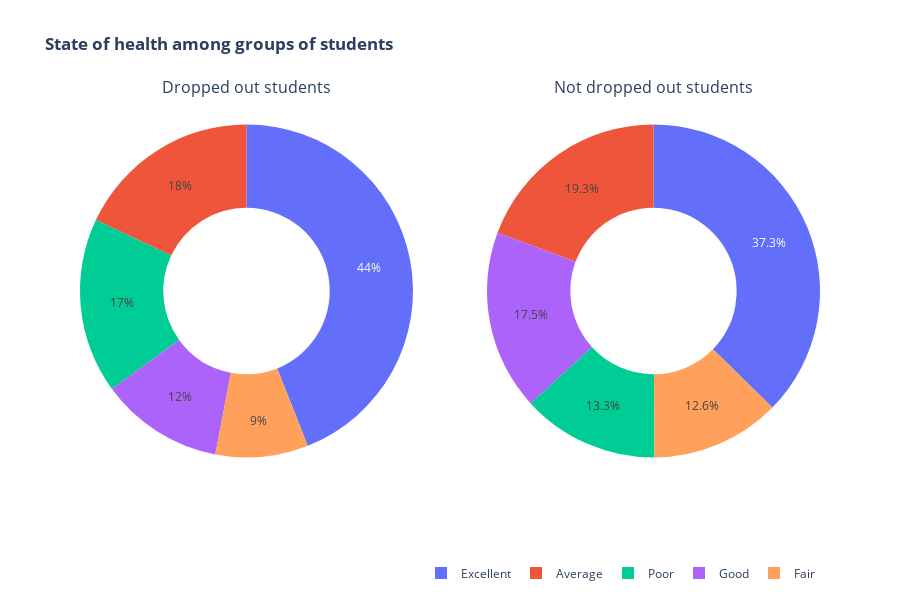

Here is the notebook cell this chart was saved with:
### Code cell
# тот же самый вид диаграмм, но для другой характеристики - состояния здоровья студентов

students_groups = pd.DataFrame(df.groupby(['drop_marking', 'state_of_health'])['id'].count()).reset_index()
students_groups_dropped = students_groups[students_groups['drop_marking'] == 'dropped_out']
students_groups_not_dropped = students_groups[students_groups['drop_marking'] == 'not_dropped_out']

fig = make_subplots(rows=1, cols=2,
                    specs=[[{'type': 'pie'}, {'type': 'pie'}]],
                    subplot_titles=['''Dropped out students''', 'Not dropped out students'])

fig.add_trace(go.Pie(labels=students_groups_dropped['state_of_health'], 
                     values=students_groups_dropped['id'], 
                     name='Dropped out students', hole=0.5), 
                     row=1, col=1)

fig.add_trace(go.Pie(labels=students_groups_not_dropped['state_of_health'], 
                     values=students_groups_not_dropped['id'], 
                     name='Not dropped out students', hole=0.5), 
                     row=1, col=2)


fig.update_layout(
    title_text="<b>State of health among groups of students<b>",
    height=600,
    showlegend=True,
    legend=dict(
        orientation='h',
        y=-0.2,
        xanchor="right",
        x=1
    ),
)

fig.show()

# относительно анализируемого показателя отсутствуют выраженные отличия между студентами из разных групп
# процент студентов с "крайне низким" состоянием здоровья в группе отчисленных несколько выше (17%), чем для
# противоположной группы (13%); так же среди неотчисленных студентов процент учащихся с "хорошим" состоянием здоровья
# также несколько выше (около 18% против 12%)

### Figure 1 — Plotly figure (JSON) as saved in the notebook; plotly's stock layout.template omitted (floating-point values rounded to 4 significant figures)
{"data": [{"domain": {"x": [0, 0.45], "y": [0, 1]}, "hole": 0.5, "labels": ["Average", "Excellent", "Fair", "Good", "Poor"], "name": "Dropped out students", "type": "pie", "values": [18, 44, 9, 12, 17]}, {"domain": {"x": [0.55, 1], "y": [0, 1]}, "hole": 0.5, "labels": ["Average", "Excellent", "Fair", "Good", "Poor"], "name": "Not dropped out students", "type": "pie", "values": [106, 205, 69, 96, 73]}], "layout": {"annotations": [{"font": {"size": 16}, "showarrow": false, "text": "Dropped out students", "x": 0.225, "xanchor": "center", "xref": "paper", "y": 1, "yanchor": "bottom", "yref": "paper"}, {"font": {"size": 16}, "showarrow": false, "text": "Not dropped out students", "x": 0.775, "xanchor": "center", "xref": "paper", "y": 1, "yanchor": "bottom", "yref": "paper"}], "height": 600, "legend": {"orientation": "h", "x": 1, "xanchor": "right", "y": -0.2}, "showlegend": true, "title": {"text": "<b>State of health among groups of students<b>"}}}
